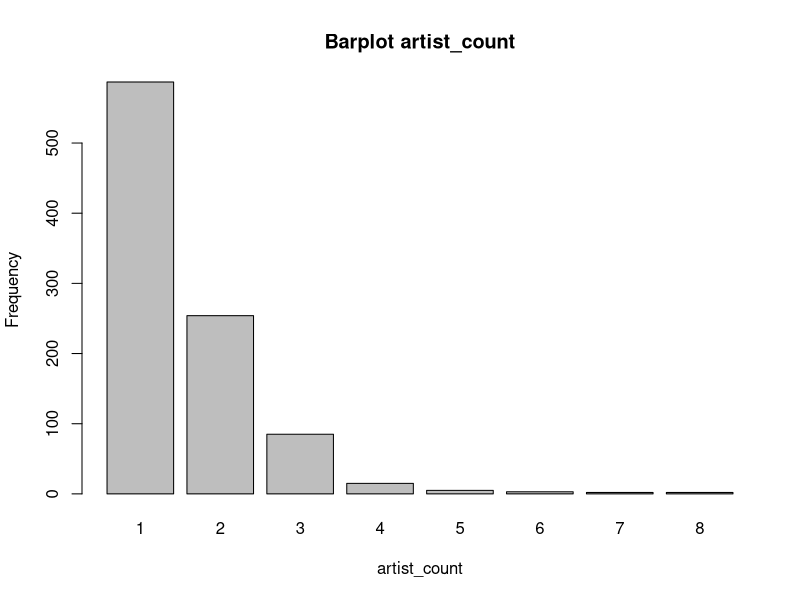
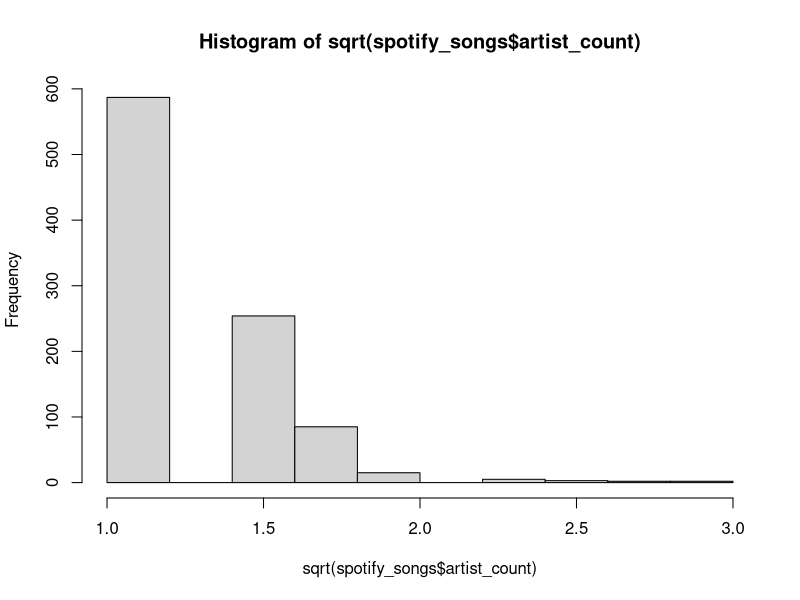
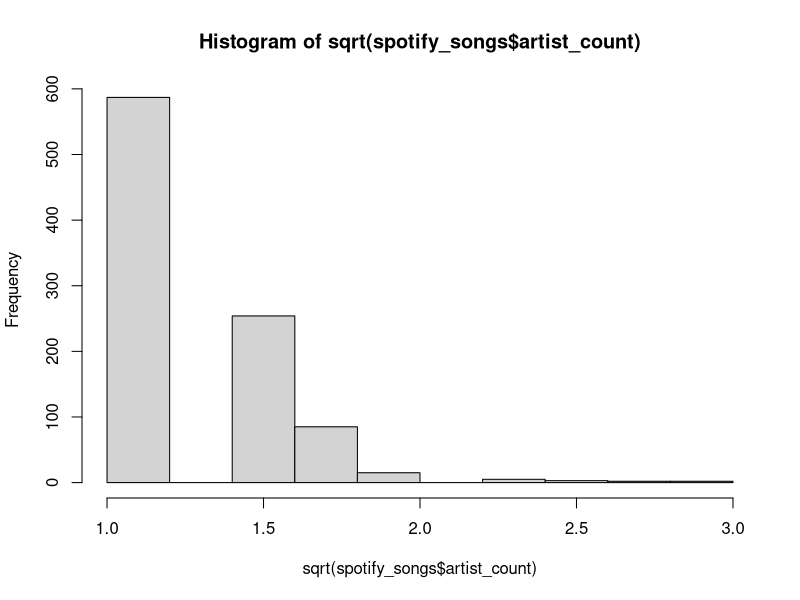

The R script that drew these images, in order: (Note: this script raises an error after producing the figures.)
library(MASS)

################################# Datenbereinigung ###################################

spotify_songs <- read.csv("spotify-2023.csv", encoding="latin1") # dataframe mit csv von kaggle
spotify_songs_man <- spotify_songs # kopiertes Dataframe für Manipulationen
spotify_songs_cleaned <- data.frame() # leeres Dataframe, in welchem die "bereinigten" Prädiktoren abgelegt werden (bereit für Modellbildung)

# Ausgangslage des Datasets
summary(spotify_songs) # Summary des Datasets
str(spotify_songs) # Struktur des Datasets

sapply(spotify_songs, function(x) sum(is.nan(x))) # gibt Spaltenweise Anzahl NaN's zurück -> keine
sapply(spotify_songs, function(x) sum(is.na(x))) # gibt Spaltenweise Anzahl Na's zurück -> keine
sapply(spotify_songs, function(x) sum(x == "")) # gibt Spaltenweise Anzahl leerer Strings zurück zurück -> key = 95; in_shazam_charts = 50
sapply(spotify_songs, function(x) grep("ï¿½", x)) # gibt Spaltenweise Indices der Einträge mit fehlerhaftem Encoding zurück zurück -> track_name = 58; artist.s._name = 40

#### 1. Inkonsistente, Fehlerhafte, Missing Daten dokumentieren ####

# track_name          : chr -> drop, da aufwändig um numerisch zu verwenden und encoding von ausländischen Artisten "verhauen" 
# artist.s._name      : chr -> ersetzen mit: streams/artist/Monat (zuerst muss encoding gefixt werden)
# artist_count        : int -> belassen, keine missings und bereits numerisch
# released_year       : int -> umwandeln in numerischen Wert (2023 - released_year) -> Wie lange gibt es den Song schon
# released_month      : int -> belasssen bereits numerisch und keine missings
# released_day        : int -> vorerst belassen -> Einführung Prädiktor "weekday"
# in_spotify_playlists: int -> belassen  
# in_spotify_charts   : int -> vorerst belassen (Recherche, was es genau ist)
# streams             : chr -> ZIELVARIABLE! numerisch konvertieren
# in_apple_playlists  : int -> belassen und verwenden
# in_apple_charts     : int -> belassen und verwenden
# in_deezer_playlists : chr -> numerisch konvertieren und verwenden 
# in_deezer_charts    : int -> belassen und verwenden 
# in_shazam_charts    : chr -> numerisch konvertieren und verwenden; missings 
# bpm                 : int -> verwenden und belassen
# key                 : chr -> numerisch konvertieren (encoden) und verwenden
# mode                : chr -> numerisch konvertieren (encoden) und verwenden 
# danceability_.      : int -> verwenden und belassen
# valence_.           : int -> Recherche was es ist. ggf. verwenden und belassen 
# energy_.            : int -> verwenden und belassen
# acousticness_.      : int -> verwenden und belassen 
# instrumentalness_.  : int -> evtl. verwerfen, da praktisch alle Werte = 0
# liveness_.          : int -> verwenden und belassen 
# speechiness_.       : int -> verwenden und belassen


#### 2. Inkonsistente, Fehlerhafte, Missing Daten bereinigen ####

## track_name -> drop, da aufwändig um numerisch zu verwenden und encoding von ausländischen Artisten "verhauen"
indices_with_encoding_errors <-grep("ï¿½", spotify_songs$track_name)
values_with_encoding_errors <- spotify_songs$track_name[indices_with_encoding_errors]
values_with_encoding_errors # alle spotify_songs$artist.s._name mit encoding errors (58 Outputs)
spotify_songs$track_name <- NULL # erst entfernen, wenn artist.s._name cleaned ist

## artist.s._name -> vorerst behalten und versuchen zu bereinigung (encoding fixen)
# mittels web scraping versuchen die Streams pro artist pro Monat zu ermitteln; sind in einem track_name 
# mehrere artisten beteiligt -> Mittelwert verwenden
spotify_songs$artist.s._name
sum(is.na(spotify_songs$artist.s._name)) # missings erkennen -> 0
Encoding(spotify_songs$artist.s._name) # viele "unknowns" -> encoding kann nicht angepasst werden -> manuelle Korrektur

indices_with_encoding_errors <-grep("ï¿½", spotify_songs$artist.s._name)
values_with_encoding_errors <- spotify_songs$artist.s._name[indices_with_encoding_errors]
values_with_encoding_errors # alle spotify_songs$artist.s._name mit encoding errors (40 Outputs)

# Manuelle Korrektur
spotify_songs_man$artist.s._name <- replace(spotify_songs$artist.s._name, spotify_songs$artist.s._name == "Mï¿½ï¿½ne", "Måneskin")
spotify_songs_man$artist.s._name <- replace(spotify_songs$artist.s._name, spotify_songs$artist.s._name == "Michael Bublï¿", "Michael Bublé")
spotify_songs_man$artist.s._name <- replace(spotify_songs$artist.s._name, spotify_songs$artist.s._name == "Quevedo, La Pantera, Juseph, Cruz Cafunï¿½ï¿½, Bï¿½ï¿½jo, Abhir Hathi", "Quevedo, La Pantera, Juseph, Cruz Cafuné, Bejo, Abhir Hathi")
spotify_songs_man$artist.s._name <- replace(spotify_songs$artist.s._name, spotify_songs$artist.s._name == "Rauw Alejandro, ROSALï¿½", "Rauw Alejandro, Rosalía")
spotify_songs_man$artist.s._name <- replace(spotify_songs$artist.s._name, spotify_songs$artist.s._name == "Rï¿½ï", "Rema")
spotify_songs_man$artist.s._name <- replace(spotify_songs$artist.s._name, spotify_songs$artist.s._name == "Rï¿½ï¿½ma, Selena G", "Rema, Selena G")  
spotify_songs_man$artist.s._name <- replace(spotify_songs$artist.s._name, spotify_songs$artist.s._name == "Rich The Kid, Matuï¿", "Rich The Kid, Matuê")
spotify_songs_man$artist.s._name <- replace(spotify_songs$artist.s._name, spotify_songs$artist.s._name == "ROSALï¿½", "Rosalía")
spotify_songs_man$artist.s._name <- replace(spotify_songs$artist.s._name, spotify_songs$artist.s._name == "Schï¿½ï¿½rze, DJ R", "Schürze, DJ Robin")
spotify_songs_man$artist.s._name <- replace(spotify_songs$artist.s._name, spotify_songs$artist.s._name == "Sebastian Yatra, Manuel Turizo, Beï¿½ï", "Sebastian Yatra, Manuel Turizo, Beéle")
spotify_songs_man$artist.s._name <- replace(spotify_songs$artist.s._name, spotify_songs$artist.s._name == "Semicenk, Doï¿½ï¿½u ", "Semicenk, Doğu Swag")                                
spotify_songs_man$artist.s._name <- replace(spotify_songs$artist.s._name, spotify_songs$artist.s._name == "The Weeknd, ROSALï¿½", "The Weeknd, Rosalía")
spotify_songs_man$artist.s._name <- replace(spotify_songs$artist.s._name, spotify_songs$artist.s._name == "Tiï¿½ï¿", "Tiësto")
spotify_songs_man$artist.s._name <- replace(spotify_songs$artist.s._name, spotify_songs$artist.s._name == "Tiï¿½ï¿½sto, Ava", "Tiësto, Ava")
spotify_songs_man$artist.s._name <- replace(spotify_songs$artist.s._name, spotify_songs$artist.s._name == "Tiï¿½ï¿½sto, Kar", "Tiësto, Karol G")
spotify_songs_man$artist.s._name <- replace(spotify_songs$artist.s._name, spotify_songs$artist.s._name == "Tiï¿½ï¿½sto, Tate M", "Tiësto, Tate McRae")
spotify_songs_man$artist.s._name <- replace(spotify_songs$artist.s._name, spotify_songs$artist.s._name == "Wisin & Yandel, ROSALï¿½", "Wisin & Yandel, Rosalía")
spotify_songs_man$artist.s._name <- replace(spotify_songs$artist.s._name, spotify_songs$artist.s._name == "Xamï¿½ï¿½, Gustah, Neo B", NA) # -> droppen
spotify_songs_man$artist.s._name <- replace(spotify_songs$artist.s._name, spotify_songs$artist.s._name == "Zï¿½ï¿½ Fe", "Zé Felipe")
spotify_songs_man$artist.s._name <- replace(spotify_songs$artist.s._name, spotify_songs$artist.s._name == "Zï¿½ï¿½ Neto & Crist", "Zé Neto e Cristiano")
spotify_songs_man$artist.s._name <- replace(spotify_songs$artist.s._name, spotify_songs$artist.s._name == "Matuï¿½ï¿½, Wiu, ", "Matuê, Teto, WIU")
spotify_songs_man$artist.s._name <- replace(spotify_songs$artist.s._name, spotify_songs$artist.s._name == "Marï¿½ï¿½lia Mendonï¿½ï¿½a, Maiara &", "Marília Mendonça, Maiara & Maraisa")
spotify_songs_man$artist.s._name <- replace(spotify_songs$artist.s._name, spotify_songs$artist.s._name == "Marï¿½ï¿½lia Mendonï¿½ï¿½a, Hugo & G", "Marília Mendonça, Hugo & Guilherme")
spotify_songs_man$artist.s._name <- replace(spotify_songs$artist.s._name, spotify_songs$artist.s._name == "Marï¿½ï¿½lia Mendonï¿½ï¿½a, George Henrique &", "Marília Mendonça, George Henrique & Rodrigo")
spotify_songs_man$artist.s._name <- replace(spotify_songs$artist.s._name, spotify_songs$artist.s._name == "Marï¿½ï¿½lia Mendo", "Marília Mendonça")
spotify_songs_man$artist.s._name <- replace(spotify_songs$artist.s._name, spotify_songs$artist.s._name == "Luï¿½ï¿½sa Sonza, MC Frog, Dj Gabriel do Borel, Davi K", "Luísa Sonza, MC Frog, Dj Gabriel do Borel, Davi K")
spotify_songs_man$artist.s._name <- replace(spotify_songs$artist.s._name, spotify_songs$artist.s._name == "Luciano, Aitch, Bï¿½", "Luciano, Aitch, BIA")
spotify_songs_man$artist.s._name <- replace(spotify_songs$artist.s._name, spotify_songs$artist.s._name == "Kendrick Lamar, Beyoncï¿", "Kendrick Lamar, Beyoncé")
spotify_songs_man$artist.s._name <- replace(spotify_songs$artist.s._name, spotify_songs$artist.s._name == "Justin Quiles, Lenny Tavï¿½ï¿½rez, BL", "Justin Quiles, Lenny Tavarez, BL")
spotify_songs_man$artist.s._name <- replace(spotify_songs$artist.s._name, spotify_songs$artist.s._name == "Junior H, Eden Muï¿½ï", "Junior H, Eden Muñoz")
spotify_songs_man$artist.s._name <- replace(spotify_songs$artist.s._name, spotify_songs$artist.s._name == "Josï¿½ï¿½ Felic", "José Feliciano")
spotify_songs_man$artist.s._name <- replace(spotify_songs$artist.s._name, spotify_songs$artist.s._name == "Jordan Fisher, Josh Levi, Finneas O'Connell, 4*TOWN (From Disney and Pixarï¿½ï¿½ï¿½s Turning Red), Topher Ngo, Grayson Vill", "Jordan Fisher, Josh Levi, Finneas O'Connell, 4*TOWN (From Disney and Pixar's Turning Red), Topher Ngo, Grayson Vill")
spotify_songs_man$artist.s._name <- replace(spotify_songs$artist.s._name, spotify_songs$artist.s._name == "Jasiel Nuï¿½ï¿½ez, Peso P", "Jasiel Nuñez, Peso P")
spotify_songs_man$artist.s._name <- replace(spotify_songs$artist.s._name, spotify_songs$artist.s._name == "Eden Muï¿½ï", "Eden Muñoz")
spotify_songs_man$artist.s._name <- replace(spotify_songs$artist.s._name, spotify_songs$artist.s._name == "Dj LK da Escï¿½ï¿½cia, Tchakabum, mc jhenny, M", "Dj LK da Escócia,Tchakabum, MC Ryan SP, mc jhenny")
spotify_songs_man$artist.s._name <- replace(spotify_songs$artist.s._name, spotify_songs$artist.s._name == "Bomba Estï¿½ï¿½reo, Bad B", "Bomba Estéreo, Bad Bunny")
spotify_songs_man$artist.s._name <- replace(spotify_songs$artist.s._name, spotify_songs$artist.s._name == "Bad Bunny, The Marï¿½ï", "Bad Bunny, The Marías")
spotify_songs_man$artist.s._name <- replace(spotify_songs$artist.s._name, spotify_songs$artist.s._name == "Arcangel, De La Ghetto, Justin Quiles, Lenny Tavï¿½ï¿½rez, Sech, Dalex, Dimelo Flow, Rich Music", "Arcangel, De La Ghetto, Justin Quiles, Lenny Tavárez, Sech, Dalex, Dimelo Flow, Rich Music")
spotify_songs_man$artist.s._name <- replace(spotify_songs$artist.s._name, spotify_songs$artist.s._name == "Beyoncï¿", "Beyoncé")


indices_with_encoding_errors <-grep("ï¿½", spotify_songs_man$artist.s._name)
values_with_encoding_errors <- spotify_songs_man$artist.s._name[indices_with_encoding_errors]
values_with_encoding_errors # alle spotify_songs$artist.s._name mit encoding errors (0 outputs verbleibend)


## artist_count -> belassen, keine missings und bereits numerisch
spotify_songs$artist_count
sum(is.na(spotify_songs$artist_count)) # missings erkennen -> 0
barplot(table(spotify_songs$artist_count), main="Barplot artist_count", xlab="artist_count", ylab="Frequency") # rechtsschief -> Transformation?
hist(sqrt(spotify_songs$artist_count)) # keine Veränderung
hist(sqrt(spotify_songs$artist_count)) # keine Veränderung
boxcox(lm(spotify_songs$artist_count ~ 1)) 
hist((1/spotify_songs$artist_count^2)) # linksschief
# Transformation nicht möglich -> evtl. verwerfen oder als kategorieller Prädiktor verwenden

# artist_count dem "cleaned dataframe" hinzufügen, falls verwendet wird!
spotify_songs_cleaned <- data.frame(artist_count = factor(spotify_songs$artist_count))
barplot(table(spotify_songs_cleaned$artist_count), main="Barplot artist_count", xlab="artist_count", ylab="Frequency") # rechtsschief -> Transformation?

# artist_count dem "cleaned dataframe" hinzufügen, falls verwendet wird!
#spotify_songs_cleaned <- data.frame(artist_count = spotify_songs$artist_count)

# released_day -> z. B. Datum zusammenfügen und den Wochentag daraus extrahieren 
# ???? Ansatz unten: Released Datum aus year, month und day zusammensetzen; weekday eruieren und numerisch konvertieren
spotify_songs_man$released_date <- as.Date(paste(spotify_songs$released_year, spotify_songs$released_month, spotify_songs$released_day, sep="-"), format="%Y-%m-%d")
spotify_songs_man$released_weekday <- weekdays(spotify_songs_man$released_date)
spotify_songs_man$released_weekday

# Entweder mittels mapping und numerischer Konvertierung 
# day_mapping <- c("Montag" = 1, "Dienstag" = 2, "Mittwoch" = 3, "Donnerstag" = 4, "Freitag" = 5, "Samstag" = 6, "Sonntag" = 7)
# spotify_songs_cleaned$released_weekday <- as.numeric(day_mapping[spotify_songs_cleaned$released_weekday])
# spotify_songs_cleaned$released_weekday
# sum(is.na(spotify_songs_cleaned$released_weekday)) # missings erkennen -> 0

# oder mittels as.factor()
spotify_songs_cleaned$released_weekday <- as.factor(spotify_songs_man$released_weekday)
spotify_songs_cleaned$released_weekday
sum(is.na(spotify_songs_cleaned$released_weekday)) # missings erkennen -> 0

# plot
barplot(table(spotify_songs_cleaned$released_weekday), main="Barplot weekday", xlab="weekday", ylab="Frequency")
#spotify_songs_cleaned$released_date <- NULL # -> zusammengesetztes release_date wieder entfernen

## released_year -> umwandeln in numerischen Wert (2023 - released_year) -> Wie lange gibt es den Song schon (year_since_release)
# wahrscheinlich verwerfen, da keine Transformation erfolgreich ist
spotify_songs_man$years_since_release <- 2023 - spotify_songs_man$released_year
sum(is.na(spotify_songs_man$years_since_release)) # missings erkennen -> 0
spotify_songs_man$years_since_release
hist(spotify_songs_man$years_since_release) # rechtsschief
hist(log(spotify_songs_man$years_since_release)) # keine Veränderung
hist(sqrt(spotify_songs_man$years_since_release)) # keine Veränderung
hist(1/(spotify_songs_man$years_since_release)) # leichte Veränderung 
# Versuch mögliche Ausreisser wegzulassen:
hist(spotify_songs$released_year[spotify_songs$released_year >= 2000])
hist(log(spotify_songs$released_year[spotify_songs$released_year >= 2000]))
# zeigt kein Erfolg

# optimale Transformation mittels boxcox ermitteln
boxcox(lm((spotify_songs_man$years_since_release + 1) ~ 1)) # optimales lambda = -0.5 
hist(2 * (1 - (1 / sqrt((spotify_songs_man$years_since_release + 1)))))

spotify_songs_cleaned["years_since_release"] <- 2 * (1 - (1 / sqrt((spotify_songs_man$years_since_release + 1))))


## released_month -> belasssen bereits numerisch und keine missings
spotify_songs$released_month
sum(is.na(spotify_songs$released_month)) # missings erkennen -> 0
barplot(table(spotify_songs$released_month), main="Barplot released_month", xlab="Month", ylab="Frequency")

# released_month faktorisieren und dem "cleaned dataframe" hinzufügen
spotify_songs_cleaned["released_month"] <- factor(spotify_songs$released_month, levels = 1:12, labels = month.name)
barplot(table(spotify_songs_cleaned$released_month), main="Barplot released_month", xlab="Month", ylab="Frequency")

## in_spotify_playlists -> belassen
spotify_songs$in_spotify_playlists
sum(is.na(spotify_songs$in_spotify_playlists)) # missings erkennen -> 0
hist(spotify_songs$in_spotify_playlists) # rechtsschief -> Transformierung mittels Log() sinnvoll?

hist(log(spotify_songs$in_spotify_playlists))
qqnorm(log(spotify_songs$in_spotify_playlists))
qqline(log(spotify_songs$in_spotify_playlists), col = "red")

# log(in_spotify_playlists) dem "cleaned dataframe" hinzufügen
spotify_songs_cleaned["in_spotify_playlists"] <- data.frame(in_spotify_playlists = log(spotify_songs$in_spotify_playlists))

# in_spotify_charts -> vorerst belassen (Recherche, was es genau ist)
spotify_songs$in_spotify_charts
sum(is.na(spotify_songs$in_spotify_charts)) # missings erkennen -> 0
hist(spotify_songs$in_spotify_charts) # rechtsschief -> Transformierung mittels Log() sinnvoll? -> erzeugt -Inf Werte; besser Transformation mittels sqrt()?
hist(log(spotify_songs$in_spotify_charts)) # Transformation mittels log() erzeugt -Inf Werte
hist(sqrt(spotify_songs$in_spotify_charts)) # rechtsschief
hist(1/(spotify_songs$in_spotify_charts)) # rechtsschief
spotify_songs_man$in_spotify_charts[spotify_songs_man$in_spotify_charts == 0] <- 0.0001 
hist(log(spotify_songs_man$in_spotify_charts))
boxcox(lm((spotify_songs_man$in_spotify_charts) ~ 1)) #optimales lambda nahe 0 -> log Transformation


# in_spotify_charts dem "cleaned dataframe" hinzufügen
spotify_songs_cleaned["in_spotify_charts"] <- data.frame(in_spotify_charts = log(spotify_songs_man$in_spotify_charts))

## in_apple_playlists -> belassen und verwenden
spotify_songs$in_apple_playlists
sum(is.na(spotify_songs$in_apple_playlists)) # missings erkennen -> 0
hist(spotify_songs$in_apple_playlists) # rechtsschief -> Transformierung mittels Log() sinnvoll? -> erzeugt -Inf Werte; besser Transformation mittels sqrt()?
hist(log(spotify_songs$in_apple_playlists))

spotify_songs_man$in_apple_playlists[spotify_songs_man$in_apple_playlists == 0] <- 0.0001 
hist(log(spotify_songs_man$in_apple_playlists))
boxcox(lm((spotify_songs_man$in_apple_playlists) ~ 1)) # optimales lambda nahe 0 -> log Transformation

# log(in_apple_playlists) dem "cleaned dataframe" hinzufügen
spotify_songs_cleaned["in_apple_playlists"] <- data.frame(in_apple_playlists = log(spotify_songs_man$in_apple_playlists))

## in_apple_charts -> belassen und verwenden
spotify_songs$in_apple_charts
sum(is.na(spotify_songs$in_apple_charts)) # missings erkennen -> 0
hist(spotify_songs$in_apple_charts)
hist(log(spotify_songs$in_apple_charts))

spotify_songs_man$in_apple_charts[spotify_songs_man$in_apple_charts == 0] <- 0.0001 
hist(log(spotify_songs_man$in_apple_charts))
boxcox(lm((spotify_songs_man$in_apple_charts) ~ 1)) # optimales lambda nahe 0 -> log Transformation

# log(in_apple_charts) dem "cleaned dataframe" hinzufügen
spotify_songs_cleaned["in_apple_charts"] <- data.frame(in_apple_charts = log(spotify_songs_man$in_apple_charts))

## in_deezer_playlists -> numerisch konvertieren und verwenden
sum(is.na(spotify_songs$in_deezer_playlists)) # missings erkennen -> 0
spotify_songs$in_deezer_playlists # -> enthält Werte > 1000, welche jedoch als z. B. 1,959 erfasst wurden
spotify_songs_man$in_deezer_playlists <- gsub(",", "", spotify_songs_man$in_deezer_playlists) # ersetzt "," durch ""
spotify_songs_man$in_deezer_playlists <- as.numeric(spotify_songs_man$in_deezer_playlists)
spotify_songs_man$in_deezer_playlists[is.na(spotify_songs_man$in_deezer_playlists)] # keine NA's mehr

hist(spotify_songs_man$in_deezer_playlists) # rechtsschief -> Transformierung mittels Log() sinnvoll? -> erzeugt -Inf Werte
hist(log(spotify_songs_man$in_deezer_playlists))

spotify_songs_man$in_deezer_playlists[spotify_songs_man$in_deezer_playlists == 0] <- 0.0001 
hist(log(spotify_songs_man$in_deezer_playlists))
boxcox(lm((spotify_songs_man$in_deezer_playlists) ~ 1)) # optimales lambda nahe 0 -> log Transformation


# log(in_deezer_playlist) dem "cleaned dataframe" hinzufügen
spotify_songs_cleaned["in_deezer_playlists"] <- data.frame(in_deezer_charts = log(spotify_songs_man$in_deezer_charts))

## in_deezer_charts -> vorerst belassen; hat aber viele 0 Werte!!
spotify_songs$in_deezer_charts
sum(is.na(spotify_songs$in_deezer_charts)) # missings erkennen -> 0
hist(spotify_songs$in_deezer_charts) # rechtsschief -> Transformierung mittels Log() sinnvoll?
hist(log(spotify_songs$in_deezer_charts))


spotify_songs_man$in_deezer_charts[spotify_songs_man$in_deezer_charts == 0] <- 0.0001 
hist(log(spotify_songs_man$in_deezer_charts))
boxcox(lm((spotify_songs_man$in_deezer_charts) ~ 1)) # optimales lambda nahe 0 -> log Transformation

# log(in_deezer_charts) dem "cleaned dataframe" hinzufügen
spotify_songs_cleaned["in_deezer_charts"] <- data.frame(in_deezer_charts = log(spotify_songs$in_deezer_charts))

## in_shazam_charts -> numerisch konvertieren und verwenden; missings
spotify_songs$in_shazam_charts # -> enthält Werte > 1000, welche jedoch als z. B. 1,959 erfasst wurden
spotify_songs_man["in_shazam_charts"] <- data.frame(in_shazam_charts = spotify_songs_man$in_shazam_charts)
spotify_songs_man$in_shazam_charts <- gsub(",", "", spotify_songs_man$in_shazam_charts)
spotify_songs_man$in_shazam_charts <- as.numeric(spotify_songs_man$in_shazam_charts)
spotify_songs_man$in_shazam_charts[is.na(spotify_songs_man$in_shazam_charts)] # viele NA's
sum(is.na(spotify_songs_man$in_shazam_charts))  # missings erkennen -> 50
# Wie NA's handeln??? unten Variante mit median
spotify_songs_man$in_shazam_charts[is.na(spotify_songs_man$in_shazam_charts)] <-round(median(spotify_songs_man$in_shazam_charts, na.rm = TRUE))
hist(spotify_songs_man$in_shazam_charts) # rechtsschief -> Transformierung mittels Log() sinnvoll?
hist(log(spotify_songs_man$in_shazam_charts))

spotify_songs_man$in_shazam_charts[spotify_songs_man$in_shazam_charts == 0] <- 0.0001 
hist(log(spotify_songs_man$in_shazam_charts))
boxcox(lm((spotify_songs_man$in_shazam_charts) ~ 1)) # optimales lambda nahe 0 -> log Transformation

# log(n_shazam_charts) dem "cleaned dataframe" hinzufügen
spotify_songs_cleaned["in_shazam_charts"] <- data.frame(in_shazam_charts = (spotify_songs_man$in_shazam_charts))

## bpm -> verwenden und belassen
spotify_songs$bpm
sum(is.na(spotify_songs$bpm))  # missings erkennen -> 0
hist(spotify_songs$bpm)
qqnorm(spotify_songs$bpm)
qqline(spotify_songs$bpm, col = "red")

# bpm dem "cleaned dataframe" hinzufügen
spotify_songs_cleaned["bpm"] <- data.frame(bpm = spotify_songs$bpm)

## key -> numerisch konvertieren (encoden) und verwenden
spotify_songs$key # -> enthält leere Strings ""
sum(spotify_songs$key == "")  # 95 leere Strings
#key_value <- as.character(names(sort(table(spotify_songs$key), decreasing=TRUE)[1])) # ermittelt häfigst verwendeter Key
# key dem "cleaned dataframe" hinzufügen
spotify_songs_man$key[spotify_songs_man$key == ""] <- "Keine Angabe" # -> setzt den ermittelten key für den leeren String ein

factor_column_key <- as.factor(spotify_songs_man$key) # faktorisiert den key
levels(factor_column_key) # 1 - 11 : "A"  "A#" "B"  "C#" "D"  "D#" "E"  "F"  "F#" "G"  "G#" "Keine Angabe"
spotify_songs_man$key <- as.factor(spotify_songs_man$key)
barplot(table(spotify_songs_man$key), main="Barplot key", xlab="Key", ylab="Frequency")

# key dem "cleaned dataframe" hinzufügen
spotify_songs_cleaned["key"] <- data.frame(key = spotify_songs_man$key)


## mode -> numerisch konvertieren (encoden) und verwenden
spotify_songs$mode
sum(is.na(spotify_songs$mode))  # missings erkennen -> 0

# Entweder mittels "if ... else" für qualitative Prädiktoren 
# spotify_songs_cleaned["mode"] <- data.frame(mode = spotify_songs$mode)
# spotify_songs_cleaned$mode <-ifelse(spotify_songs_cleaned$mode == "Minor", 1, 0)
# barplot(table(spotify_songs_cleaned$mode), main="Barplot mode", xlab="Mode", ylab="Frequency", names.arg=c("Major", "Minor"), col=c("blue", "red"))

# oder mittels as.factor() für Dummy- Codierung
spotify_songs_man["mode"] <- data.frame(mode = spotify_songs_man$mode)
spotify_songs_man$mode <-as.factor(spotify_songs_man$mode)
barplot(table(spotify_songs_man$mode), main="Barplot mode", xlab="Mode", ylab="Frequency", names.arg=c("Major", "Minor"), col=c("blue", "red"))

# key dem "cleaned dataframe" hinzufügen
spotify_songs_cleaned["mode"] <- data.frame(mode = spotify_songs_man$mode)

## danceability_. -> verwenden und belassen
spotify_songs$danceability_.
sum(is.na(spotify_songs$danceability_.))  # missings erkennen -> 0
hist(spotify_songs$danceability_.)
qqnorm(spotify_songs$danceability_.)
qqline(spotify_songs$danceability_., col = "red")

# danceability_. dem "cleaned dataframe" hinzufügen
spotify_songs_cleaned["danceability_."] <- data.frame(danceability_. = spotify_songs$danceability_.)

## valence_. -> Recherche was es ist. ggf. verwenden und belassen -> happiness
# low_valence: sad depressed, angry
# high_valence: happy cheerful, euphoric
spotify_songs$valence_.
sum(is.na(spotify_songs$valence_.))  # missings erkennen -> 0
hist(spotify_songs$valence_.)
qqnorm(spotify_songs$valence_.)
qqline(spotify_songs$valence_., col = "red")

# valence_. dem "cleaned dataframe" hinzufügen
spotify_songs_cleaned["valence_."] <- data.frame(valence_. = spotify_songs$valence_.)

## energy_. -> verwenden und belassen
spotify_songs$energy_.
sum(is.na(spotify_songs$energy_.))  # missings erkennen -> 0
hist(spotify_songs$energy_.)
qqnorm(spotify_songs$energy_.)
qqline(spotify_songs$energy_., col = "red")

# energy_. dem "cleaned dataframe" hinzufügen
spotify_songs_cleaned["energy_."] <- data.frame(energy_. = spotify_songs$energy_.)

## acousticness_. -> verwenden und belassen
spotify_songs$acousticness_.
sum(is.na(spotify_songs$acousticness_.))  # missings erkennen -> 0
hist(spotify_songs$acousticness_.)
hist(log(spotify_songs$acousticness_.))
qqnorm(spotify_songs$acousticness_.)
qqline(spotify_songs$acousticness_., col = "red")

spotify_songs_man$acousticness_.[spotify_songs_man$acousticness_. == 0] <- 0.0001 
hist(log(spotify_songs_man$acousticness_.))
boxcox(lm((spotify_songs_man$acousticness_.) ~ 1)) # optimales lambda nahe 0 -> log Transformation

# log(acousticness_.) dem "cleaned dataframe" hinzufügen
spotify_songs_cleaned["acousticness_."] <- data.frame(acousticness_. = log(spotify_songs$acousticness_.))

## instrumentalness_.-> evtl. verwerfen, da praktisch alle Werte = 0
spotify_songs$instrumentalness_.
sum(is.na(spotify_songs$instrumentalness_.))  # missings erkennen -> 0
sum(spotify_songs$instrumentalness_.== 0) # 865 Einträge mit dem Wert 0!!

## liveness_. -> verwenden und belassen
spotify_songs$liveness_.
sum(is.na(spotify_songs$liveness_.))  # missings erkennen -> 0
hist(spotify_songs$liveness_.) # rechtsschief -> Transformierung mittels Log() sinnvoll
hist(log(spotify_songs$liveness_.))
qqnorm(log(spotify_songs$liveness_.))
qqline(log(spotify_songs$liveness_.), col = "red")

# log(liveness_.) dem "cleaned dataframe" hinzufügen
spotify_songs_cleaned["liveness_."] <- data.frame(liveness_. = log(spotify_songs$liveness_.))

## speechiness_. -> verwenden und belassen
spotify_songs$speechiness_.
sum(is.na(spotify_songs$speechiness_.))  # missings erkennen -> 0
hist(spotify_songs$speechiness_.) # rechtsschief -> Transformierung mittels Log() sinnvoll
hist(log(spotify_songs$speechiness_.))
qqnorm(log(spotify_songs$speechiness_.))
qqline(log(spotify_songs$speechiness_.), col = "red")

# log(speechiness_.) dem "cleaned dataframe" hinzufügen
spotify_songs_cleaned["speechiness_."] <- data.frame(speechiness_. = log(spotify_songs$speechiness_.))

## streams -> ZIELVARIABLE! numerisch konvertieren
spotify_songs_man$streams <- as.numeric(spotify_songs$streams)
sum(is.na(spotify_songs_man$streams)) # missings erkennen -> 1

# streams dem "cleanded" dataframe hinzufügen
spotify_songs_cleaned["streams"] <- data.frame(streams = spotify_songs_man$streams) 

spotify_songs_cleaned <-spotify_songs_cleaned[-575,] # wenn Index bekannt so löschen
sum(is.na(spotify_songs_cleaned$streams)) # missings erkennen -> 0
hist(spotify_songs_cleaned$streams)# rechtsschief -> Transformierung?

str(spotify_songs_cleaned)
#### 3 Alle Werte "messbar" machen ######

# integriert in 2.

#### 4 Datentypen in R auf Korrektheit prüfen #####


###### Plausibilisierung #######

#### 1 Verteilung, Symmetrie, Ausreisser pro Prädiktor plotten #### 

spotify_songs_cleaned$artist.s._name <- NULL # ACHTUNG: sobald artist.s._name numerisch , diese Zeile nicht mehr verwenden!

create_plots <- function(dataframe, dependent_variable) {
  num_predictors <- ncol(dataframe)
  
  for (i in 1:num_predictors) {
    predictor <- names(dataframe)[i]
    
    if (predictor == dependent_variable) {
      next
    }
    # Plots für kategorielle Prädiktoren
    if (is.factor(dataframe[[predictor]])) {
     
      par(mfrow=c(1, 2))
      
      # Balkendiagramm
      barplot(table(dataframe[[predictor]]), main=paste("Balkendiagramm für", predictor), col = "purple")
      
      # Boxplot für jede Kategorie
      boxplot(dataframe[[dependent_variable]] ~ dataframe[[predictor]], main=paste("Boxplot für", predictor), col = "blue", horizontal=TRUE)
      
    } else {
      # Plots für kontinuierliche Prädiktoren
      par(mfrow=c(2, 2))
      
      # Histogramm
      hist(dataframe[[predictor]], main=paste("Histogramm für", predictor), col = "purple", xlab=predictor)
      
      # Dichteplot
      plot(density(na.omit(dataframe[[predictor]])), main=paste("Dichteplot für", predictor), col = "red", xlab=predictor)
      
      # QQ-Plot
      qqnorm(dataframe[[predictor]], main=paste("QQ-Plot für", predictor))
      qqline(dataframe[[predictor]], col = "red")
      
      # Boxplot
      boxplot(dataframe[[predictor]], main=paste("Boxplot für", predictor), col = "blue", horizontal=TRUE)
      
    }
      # Residuenplot für kontinuierliche Prädiktoren
      if (!is.factor(dataframe[[predictor]])) {
        modell <- lm(formula(paste(dependent_variable, "~", predictor)), data = dataframe)
        plot(modell$fitted.values, resid(modell),
             xlab = "Vorhergesagte Werte",
             ylab = "Residuen",
             main = paste("Residuenplot für", predictor),
             col = "darkgreen")
        abline(h = 0, col = "red")
      }
    }
  }

create_plots(spotify_songs_cleaned, "streams")

#### 1 Verteilung, Symmetrie, Ausreisser pro Prädiktor beschreiben #### 
## TODO

#### 2 Alle Werte, wo notwendig transformieren #####

# Transformierungen anhand Plots in Betracht ziehen (Achtung durch Transformierungen kann die Interpretierbarkeit schwieriger werden)
## TODO

# Mögliche Transformierungen:

# released_year -> Log / Sqrt    
# in_spotify_playlists -> Log / Sqrt 
# in_spotify_charts -> Log / Sqrt 
# streams  -> Log / Sqrt           
# in_apple_playlists -> Log / Sqrt 
# in_deezer_playlists -> Log / Sqrt 
# in_deezer_charts  -> Log / Sqrt 
# in_shazam_charts -> Log / Sqrt    
# acousticness_. -> Log / Sqrt    
# instrumentalness_.-> Log / Sqrt
# liveness_. -> Log / Sqrt  
# speechiness_. -> Log / Sqrt     


#### 3 Fehlende Variablen beschreiben #####

# Hat es fehlende Werte? 
## TODO

# Wenn Dataset bereit für Modellbildung:

write.csv(spotify_songs_cleaned, "spotify-2023_cleaned.csv", row.names = FALSE)
